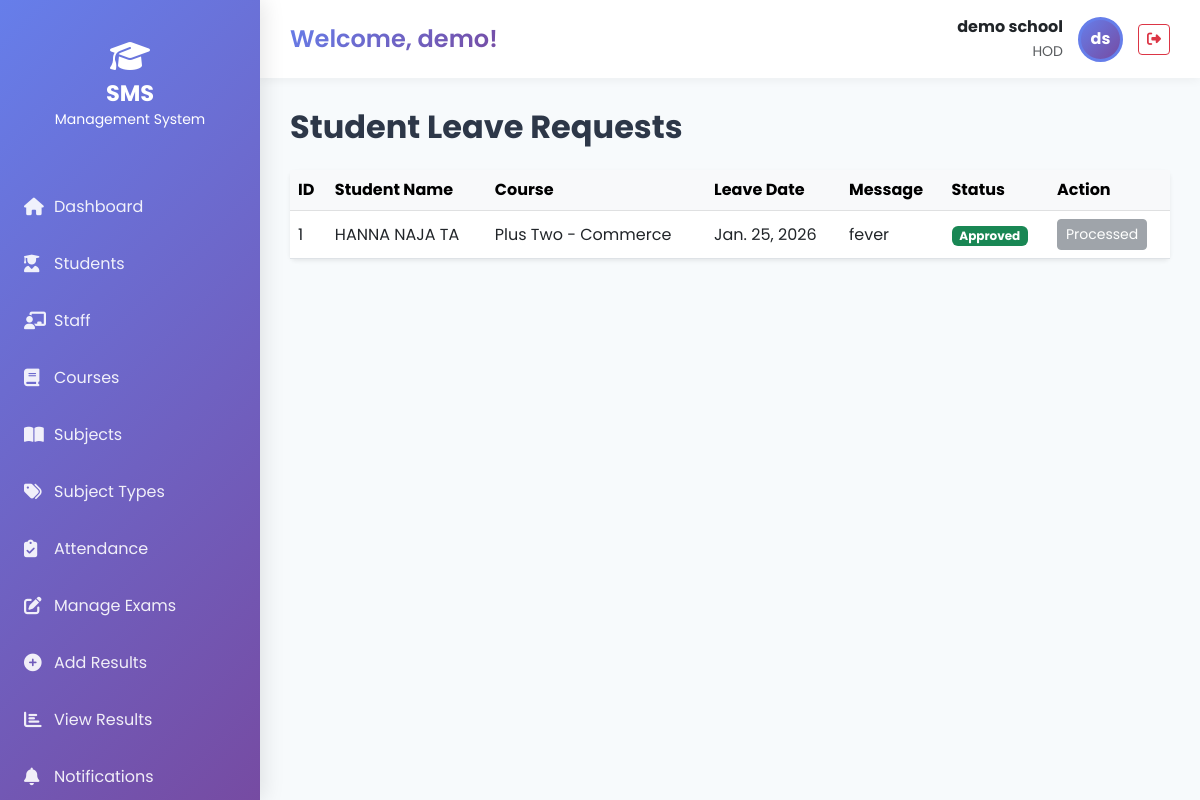
/hod/student/leave/ (signed in), run on the app's committed database.
### hadiya/models.py (models this page shows, shortened)
class CustomUser(AbstractUser):
    USER_TYPE_CHOICES = (
        (1, 'HOD'),
        (2, 'Staff'),
        (3, 'Student'),
        (4, 'Accountant'),
        (5, 'Management'),
    )
    user_type = models.IntegerField(choices=USER_TYPE_CHOICES, default=1)
    profile_pic = models.ImageField(upload_to='profile_pics/', blank=True, null=True)
    email = models.EmailField(unique=True)
    USERNAME_FIELD = 'email'
    REQUIRED_FIELDS = ['username', 'first_name', 'last_name']

class Student_leave(models.Model):
    STATUS_CHOICES = (
        (0, 'Pending'),
        (1, 'Approved'),
        (2, 'Rejected'),
    )
    student = models.ForeignKey(Student, on_delete=models.CASCADE)
    leave_date = models.DateField()
    leave_message = models.TextField()
    status = models.IntegerField(choices=STATUS_CHOICES, default=0)
    admin_remark = models.TextField(blank=True, null=True)
    created_at = models.DateTimeField(auto_now_add=True)
    updated_at = models.DateTimeField(auto_now=True)

class Student(models.Model):
    ADMISSION_TYPE_CHOICES = (
        ('Day Scholar', 'Day Scholar'),
        ('Hostel', 'Hostel'),
    )
    admin = models.OneToOneField(CustomUser, on_delete=models.CASCADE)
    address = models.TextField()
    gender = models.CharField(max_length=10, choices=[('Male', 'Male'), ('Female', 'Female'), ('Other', 'Other')])
    course_id = models.ForeignKey(Course, on_delete=models.CASCADE, related_name='students')
    admission_type = models.CharField(max_length=20, choices=ADMISSION_TYPE_CHOICES, default='Day Scholar')
    uses_hostel = models.BooleanField(default=False)
    uses_transport = models.BooleanField(default=False)
    transport_mode = models.CharField(max_length=20, choices=[('Bus', 'Bus'), ('Private', 'Private'), ('Walk', 'Walk')], default='Walk')
    bus_stop = models.ForeignKey(BusStop, on_delete=models.SET_NULL, null=True, blank=True)
    advance_balance = models.DecimalField(max_digits=12, decimal_places=2, default=0.00)
    phone_number = models.CharField(max_length=15, blank=True, null=True)
    created_at = models.DateTimeField(auto_now_add=True)
    updated_at = models.DateTimeField(auto_now=True)

class Course(models.Model):
    name = models.CharField(max_length=100)
    created_at = models.DateTimeField(auto_now_add=True)
    updated_at = models.DateTimeField(auto_now=True)

### student_management_system/Hod_views.py (the view)
    @login_required
    def wrapper(request, *args, **kwargs):
        if request.user.user_type != 1:
            messages.error(request, 'Access denied. HOD privileges required.')
            return redirect('home')
        return view_func(request, *args, **kwargs)

### hadiya/EmailBackEnd.py (called while the page is built)
    def get_user(self, user_id):
        UserModel = get_user_model()
        try:
            return UserModel.objects.get(pk=user_id)
        except UserModel.DoesNotExist:
            return None

### student_management_system/Hod_views.py (called while the page is built)
def hod_required(view_func):
    @login_required
    def wrapper(request, *args, **kwargs):
        if request.user.user_type != 1:
            messages.error(request, 'Access denied. HOD privileges required.')
            return redirect('home')
        return view_func(request, *args, **kwargs)
    return wrapper

@hod_required
def admin_view_student_leave(request):
    leaves = Student_leave.objects.all().order_by('-id')
    context = {'leaves': leaves}
    return render(request, 'Hod/student_leave_view.html', context)

### templates/Hod/student_leave_view.html (shortened to what this page needs)
{% extends 'base.html' %}
{% block content %}
<div class="d-flex justify-content-between align-items-center mb-4">
    <h1 class="page-title mb-0">Student Leave Requests</h1>
</div>
<div class="card border-0 shadow-sm">
    <div class="card-body p-0">
        <div class="table-responsive">
            <table class="table table-hover mb-0 align-middle">
                <thead class="table-light">
                    <tr>
                        <th>ID</th>
                        <th>Student Name</th>
                        <th>Course</th>
                        <th>Leave Date</th>
                        <th>Message</th>
                        <th>Status</th>
                        <th>Action</th>
                    </tr>
                </thead>
                <tbody>
                    {% for leave in leaves %}
                    <tr>
                        <td>{{ leave.id }}</td>
                        <td>{{ leave.student.admin.first_name }} {{ leave.student.admin.last_name }}</td>
                        <td>{{ leave.student.course_id.name }}</td>
                        <td>{{ leave.leave_date }}</td>
                        <td>{{ leave.leave_message }}</td>
                        <td>
                            {% if leave.status == 0 %}
                            <span class="badge bg-warning text-dark">Pending</span>
                            {% elif leave.status == 1 %}
                            <span class="badge bg-success">Approved</span>
                            {% else %}
                            <span class="badge bg-danger">Rejected</span>
                            {% endif %}
                        </td>
                        <td>
                            {% if leave.status == 0 %}
                            <button class="btn btn-success btn-sm" data-bs-toggle="modal"
                                data-bs-target="#approveModal{{ leave.id }}">Approve</button>
                            <button class="btn btn-danger btn-sm" data-bs-toggle="modal"
                                data-bs-target="#rejectModal{{ leave.id }}">Reject</button>
                            {% else %}
                            <button class="btn btn-secondary btn-sm" disabled>Processed</button>
                            {% endif %}
                        </td>
                    </tr>
                    {% empty %}
                    <tr>
                        <td colspan="7" class="text-center py-4">No Leave Requests Found</td>
                    </tr>
                    {% endfor %}
                </tbody>
            </table>
        </div>
    </div>
</div>
{% endblock %}

### templates/base.html (shortened to what this page needs)
<!DOCTYPE html>
<html lang="en">
<head>
    <link rel="stylesheet" href="https://cdnjs.cloudflare.com/ajax/libs/font-awesome/6.4.0/css/all.min.css">
    <link href="https://cdn.jsdelivr.net/npm/bootstrap@5.3.0/dist/css/bootstrap.min.css" rel="stylesheet">
    <link rel="stylesheet" href="https://cdn.datatables.net/1.13.6/css/dataTables.bootstrap5.min.css">
    {% load static %}
    <link rel="stylesheet" href="{% static 'assets/css/modern-theme.css' %}">
</head>
<body>
    <div class="sidebar">
        <div class="sidebar-brand">
            <i class="fas fa-graduation-cap fa-2x mb-2"></i>
            <h3>SMS</h3>
            <small>Management System</small>
        </div>
        <ul class="sidebar-nav">
            {% block sidebar %}
            {% if request.user.user_type == 1 %}
            {% include 'includes/sidebar_hod.html' %}
            {% elif request.user.user_type == 2 %}
            {% include 'includes/sidebar_staff.html' %}
            {% elif request.user.user_type == 3 %}
            {% include 'includes/sidebar_student.html' %}
            {% endif %}
            {% endblock %}
        </ul>
    </div>
    <div class="main-content">
        <div class="top-navbar">
            <div class="welcome-text">
                {% block page_header %}Welcome, {{ request.user.first_name }}!{% endblock %}
            </div>
            <div class="user-info">
                <div class="text-end">
                    <div class="fw-bold">{{ request.user.first_name }} {{ request.user.last_name }}</div>
                    <small class="text-muted">{{ request.user.get_user_type_display }}</small>
                </div>
                {% if request.user.profile_pic %}
                <img src="{{ request.user.profile_pic.url }}" alt="Profile" class="user-avatar">
                {% else %}
                <div class="user-avatar"
                    style="background: var(--gradient-purple); display: flex; align-items: center; justify-content: center; color: white; font-weight: 700;">
                    {{ request.user.first_name.0 }}{{ request.user.last_name.0 }}
                </div>
                {% endif %}
                <a href="{% url 'logout' %}" class="btn btn-sm btn-outline-danger">
                    <i class="fas fa-sign-out-alt"></i>
                </a>
            </div>
        </div>
        <div class="content-wrapper">
            {% block content %}{% endblock %}
        </div>
    </div>
</body>
</html>

### static/assets/css/modern-theme.css (style rules this page uses)
:root { --gradient-purple: linear-gradient(135deg, #667eea 0%, #764ba2 100%); --gradient-success: linear-gradient(135deg, #56ab2f 0%, #a8e063 100%); --gradient-info: linear-gradient(135deg, #4facfe 0%, #00f2fe 100%); --gradient-warning: linear-gradient(135deg, #f093fb 0%, #f5576c 100%); --gradient-danger: linear-gradient(135deg, #fa709a 0%, #fee140 100%); --gradient-ocean: linear-gradient(135deg, #2193b0 0%, #6dd5ed 100%); --gradient-sunset: linear-gradient(135deg, #ff7e5f 0%, #feb47b 100%); --color-primary: #667eea; --color-secondary: #764ba2; --color-success: #56ab2f; --color-info: #4facfe; --color-warning: #f093fb; --color-danger: #fa709a; --color-dark: #2d3748; --color-light: #f7fafc; --glass-bg: rgba(255, 255, 255, 0.15); --glass-border: rgba(255, 255, 255, 0.3); --glass-shadow: 0 8px 32px 0 rgba(31, 38, 135, 0.37); --spacing-xs: 0.5rem; --spacing-sm: 1rem; --spacing-md: 1.5rem; --spacing-lg: 2rem; --spacing-xl: 3rem; --radius-sm: 8px; --radius-md: 12px; --radius-lg: 16px; --radius-xl: 20px; --shadow-sm: 0 2px 4px rgba(0, 0, 0, 0.1); --shadow-md: 0 4px 6px rgba(0, 0, 0, 0.1); --shadow-lg: 0 10px 25px rgba(0, 0, 0, 0.15); --shadow-xl: 0 20px 40px rgba(0, 0, 0, 0.2); --transition-fast: 0.2s ease; --transition-normal: 0.3s ease; --transition-slow: 0.5s ease; }
* { margin: 0; padding: 0; box-sizing: border-box; }
body { font-family: 'Poppins', sans-serif; background: linear-gradient(135deg, #667eea 0%, #764ba2 100%); min-height: 100vh; overflow-x: hidden; }

### templates/base.html (style rules this page uses)
body { font-family: 'Poppins', sans-serif; background: #f7fafc; min-height: 100vh; }
.sidebar { position: fixed; top: 0; left: 0; height: 100vh; width: 260px; background: linear-gradient(135deg, #667eea 0%, #764ba2 100%); padding: 20px 0; overflow-y: auto; z-index: 1000; box-shadow: 4px 0 20px rgba(0, 0, 0, 0.1); }
.sidebar-brand { padding: 20px 20px; text-align: center; color: white; margin-bottom: 30px; }
.sidebar-brand h3 { font-size: 1.4rem; font-weight: 700; margin: 0; }
.sidebar-nav { list-style: none; padding: 0; margin: 0; }
.main-content { margin-left: 260px; padding: 0; min-height: 100vh; }
.top-navbar { background: white; box-shadow: 0 2px 10px rgba(0, 0, 0, 0.05); padding: 15px 30px; display: flex; justify-content: space-between; align-items: center; margin-bottom: 30px; }
.welcome-text { font-size: 1.5rem; font-weight: 600; background: var(--gradient-purple); -webkit-background-clip: text; -webkit-text-fill-color: transparent; background-clip: text; }
.user-info { display: flex; align-items: center; gap: 15px; }
.user-avatar { width: 45px; height: 45px; border-radius: 50%; object-fit: cover; border: 3px solid #667eea; }
.content-wrapper { padding: 0 30px 30px 30px; }
.page-title { font-size: 2rem; font-weight: 700; color: #2d3748; margin-bottom: 30px; }

### data on the page
CustomUser: user.first_name "demo", user.last_name "school", user.user_type "HOD", user.first_name.0 "d", user.last_name.0 "s"
Student_leave: id "1", student.admin.first_name "HANNA", student.admin.last_name "NAJA TA", student.course_id.name "Plus Two - Commerce", leave_date "Jan. 25, 2026", leave_message "fever", status "Approved"
